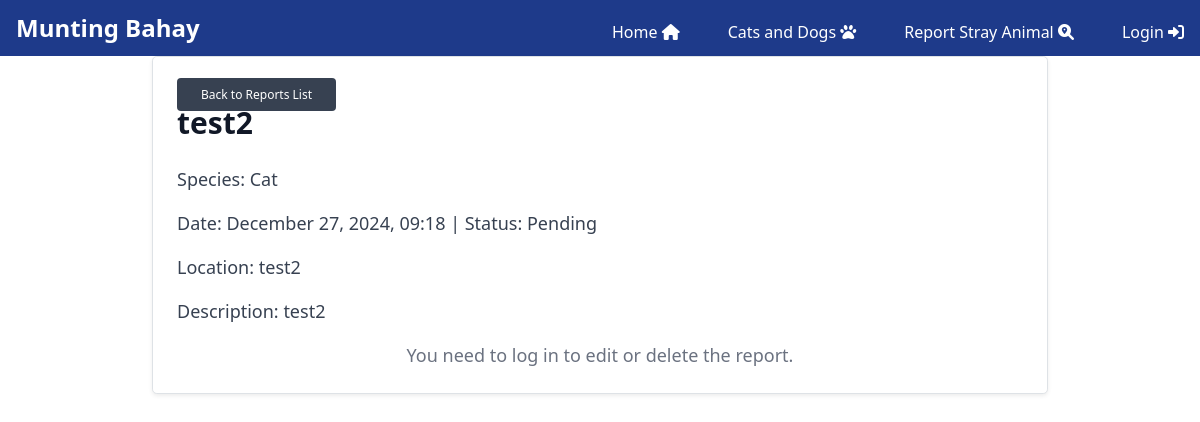
/stray-detail/2/, run on an earlier commit of the app's database.
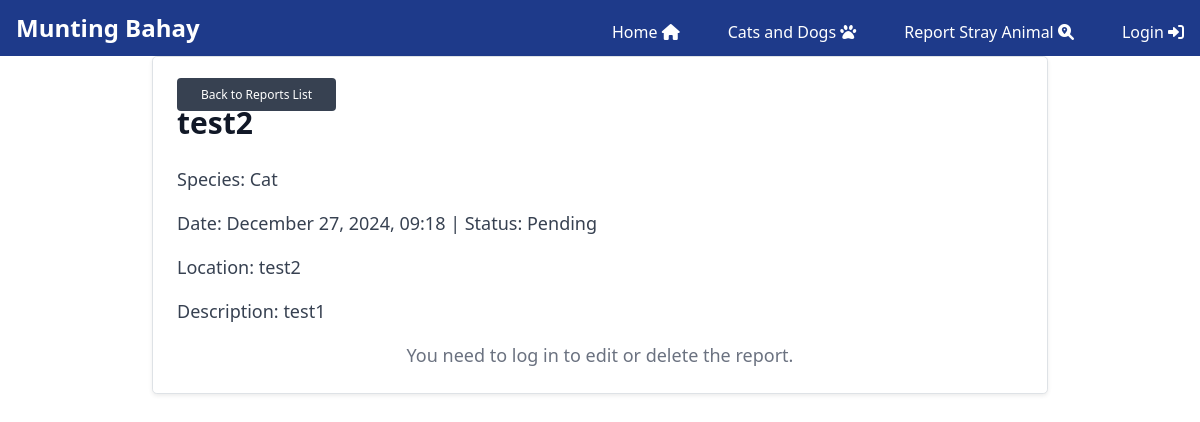
And on a later commit of the database.
### app/models.py (models this page shows, shortened)
class Report(models.Model):
    SPECIES_CHOICES = [
        ('dog', 'Dog'),
        ('cat', 'Cat'),
    ]
    species = models.CharField(max_length=100, choices=SPECIES_CHOICES)
    image = models.ImageField(upload_to='animal_images/', blank=True, null=True)
    location = models.CharField(max_length=100)
    description = models.TextField(blank=True)
    reporter_name = models.CharField(max_length=100)
    reporter_contact = models.CharField(max_length=15)
    report_date = models.DateTimeField(default=timezone.now)
    status = models.CharField(
        max_length=20,
        choices=[('pending', 'Pending'), ('resolved', 'Resolved'), ('in_progress', 'In Progress')],
        default='pending'
    )

### app/views.py (the view)
# urls.py: path('stray-detail/<int:pk>/', ReportStrayDetailView.as_view(), name='stray_detail'),
class ReportStrayDetailView(DetailView):
    model = Report
    template_name = 'app/ReportStray_detail.html'
    context_object_name = 'report'

### app/templates/app/ReportStray_detail.html (shortened to what this page needs)
{% extends 'app/base.html' %}
{% load static %}
{% block content %}
    <div class="max-w-4xl p-6 bg-white border border-gray-200 rounded-lg shadow-sm dark:bg-gray-800 dark:border-gray-700 mx-auto">
        <a href="{% url 'stray_list' %}" class="text-white bg-gray-700 hover:bg-gray-800 focus:ring-4 focus:outline-none focus:ring-gray-300 font-medium rounded text-xs px-4 py-2 mb-6 dark:bg-gray-600 dark:hover:bg-gray-700 dark:focus:ring-gray-800">Back to Reports List</a>
        <h2 class="text-3xl font-semibold mb-4 text-gray-900 dark:text-white">{{ report.reporter_name }}</h2>
        <p class="mb-3 text-lg font-normal text-gray-700 dark:text-gray-400">Species: {{ report.get_species_display }}</p>
        <p class="mb-3 text-lg font-normal text-gray-700 dark:text-gray-400">Date: {{ report.report_date|date:"F j, Y, H:i" }} | Status: {{ report.get_status_display }}</p>
        <p class="mb-3 text-lg font-normal text-gray-700 dark:text-gray-400">Location: {{ report.location }}</p>
        <p class="mb-3 text-lg font-normal text-gray-700 dark:text-gray-400">Description: {{ report.description }}</p>
        {% if user.is_authenticated %}
            <div class="flex gap-4">
                <a href="{% url 'stray_update' report.pk %}" class="inline-flex items-center px-4 py-2 text-sm font-medium text-center text-white bg-blue-700 rounded-lg hover:bg-blue-800 focus:ring-4 focus:outline-none focus:ring-blue-300 dark:bg-blue-600 dark:hover:bg-blue-700 dark:focus:ring-blue-800">
                    Edit Report
                </a>
                <a href="{% url 'stray_delete' report.pk %}" class="inline-flex items-center px-4 py-2 text-sm font-medium text-center text-white bg-red-700 rounded-lg hover:bg-red-800 focus:ring-4 focus:outline-none focus:ring-red-300 dark:bg-red-600 dark:hover:bg-red-700 dark:focus:ring-red-800">
                    Delete Report
                </a>
            </div>
        {% else %}
            <p class="text-center text-lg text-gray-500">You need to log in to edit or delete the report.</p>
        {% endif %}
    </div>
{% endblock content %}

What changed in the data, as far as the page shows it:
changed Report "test2": description "test2" → "test1"
